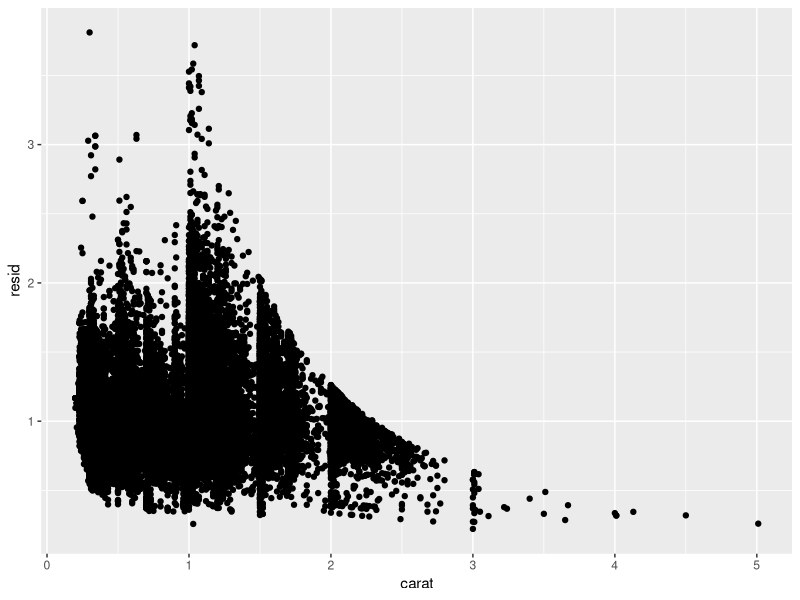
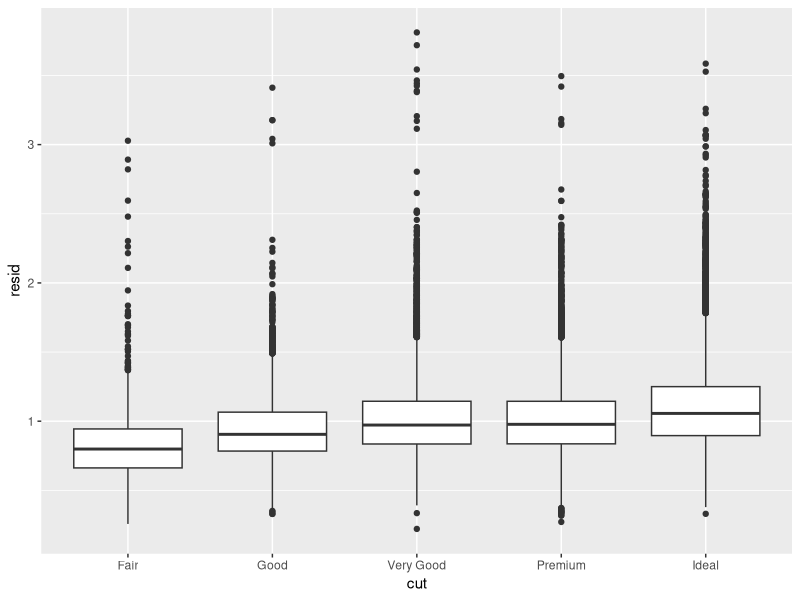

R code for these plots, in order:
##### R for Data Science ####
# https://r4ds.had.co.nz/index.html

library(tidyverse)

##### Exploratory Data Analysis #####
# EDA is an iterative cycle to understand your data
# 1. generate questions about your data
# 2. Search for answers by visualising, transforming and modelling your data
# 3. Use what you learn to refine your questions and generate new questions
# in the initial stages of of EDA, investigate any idea, some will lead to further ideas and others will be dead ends
# as part of EDA you will investigate the quality of your data and clean it using visualisation, transformation and modelling techniques

### two useful questions to start with
# 1. what type of variation occurs within my variables? (for one variable, how much the does the value vary between observations)
# 2. what type of covariation occurs between my variables? (for multiple variables, how much do the values of multiple observations vary together in a related way)

#### outliers
# good practice to repeat your analysis with and without outliers
# if they have minimal effect on the results and you can't figure out why they're there, it's reasonable to replace them with missing values and move on
# if they have a substantial effect on your results, you shouldn't drop them without justification
# the easiest way to replace values with missing values is to use mutate() and ifelse()
# ifelse() takes three arguments - the first is the test (e.g. y is between 5 and 10); the second is what to do when the test is TRUE and the third is what to do when the test is FALSE


### covariation
# the best way to spot covariation is to visualise the relationship between multiple variables
# e.g. breaking down a continuous variable by a categorical variable
# boxplots are a great tool for this
# for two categorical variables, visualise covariation by count using one of the axes and the size or shape of the observation
# for two continuous variables, a scatterplot will do the job or you can bin one of the continuous variables then use a boxplot (this can be done with cut_width(x, width))

# covariation may reveal patterns that we can use to make predictive models

#### creating a model from a pattern ####
library(modelr)
# this model predicts price from carat of diamonds
mod <- lm(log(price) ~ log(carat), data = diamonds)
# compute the residuals (i.e. the difference between the predicted value and the actual value)
# residuals tell us the price of the diamond once the effect of carat has been removed - we remove the effect of carat on the price is very strong
diamonds2 <- diamonds %>%
  add_residuals(mod) %>%
  mutate(resid = exp(resid))
ggplot(diamonds2) +
  geom_point(aes(carat, resid))
ggplot(diamonds2) +
  geom_boxplot(aes(cut, resid))
